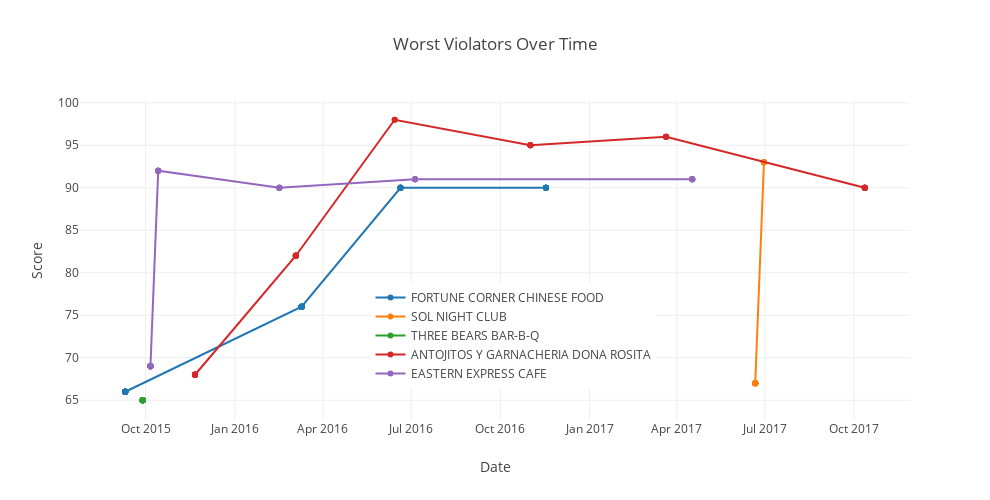

The code cell stored with this chart in its notebook:
### Markdown cell above
#### Plot The Worst Starting Resturants Over Time

### Code cell
init_notebook_mode(connected = True)
trace1 = go.Scatter(
    x = df_merged[df_merged.facility_name =='FORTUNE CORNER CHINESE FOOD'].activity_date,
    y = df_merged[df_merged.facility_name =='FORTUNE CORNER CHINESE FOOD'].score,
    mode = 'lines+markers',
    name = 'FORTUNE CORNER CHINESE FOOD'
)
trace2 = go.Scatter(
    x = df_merged[df_merged.facility_name =='SOL NIGHT CLUB'].activity_date,
    y = df_merged[df_merged.facility_name =='SOL NIGHT CLUB'].score,
    mode = 'lines+markers',
    name = 'SOL NIGHT CLUB'
)
trace3 = go.Scatter(
    x = df_merged[df_merged.facility_name =='THREE BEARS BAR-B-Q'].activity_date,
    y = df_merged[df_merged.facility_name =='THREE BEARS BAR-B-Q'].score,
    mode = 'lines+markers',
    name = 'THREE BEARS BAR-B-Q'
)
trace4 = go.Scatter(
    x = df_merged[df_merged.facility_name =='ANTOJITOS Y GARNACHERIA DONA ROSITA'].activity_date,
    y = df_merged[df_merged.facility_name =='ANTOJITOS Y GARNACHERIA DONA ROSITA'].score,
    mode = 'lines+markers',
    name = 'ANTOJITOS Y GARNACHERIA DONA ROSITA'
)
trace5 = go.Scatter(
    x = df_merged[df_merged.facility_name =='EASTERN EXPRESS CAFE'].activity_date,
    y = df_merged[df_merged.facility_name =='EASTERN EXPRESS CAFE'].score,
    mode = 'lines+markers',
    name = 'EASTERN EXPRESS CAFE'
)
data = [trace1,trace2,trace3,trace4,trace5]
layout = go.Layout(title = 'Worst Violators Over Time',
              xaxis = dict(title = 'Date'),
              yaxis = dict(title = 'Score'),
              width = 990,
              height = 500,
              legend = dict(x =.35, y =.1)
              )
fig = dict(data = data, layout = layout)
iplot(fig, filename = 'resturant')

### Figure 1 — Plotly figure (JSON) as saved in the notebook; plotly's stock layout.template omitted (floating-point values rounded to 4 significant figures)
{"data": [{"mode": "lines+markers", "name": "FORTUNE CORNER CHINESE FOOD", "type": "scatter", "uid": "21042ed8-9374-11e8-8145-34363bd04fca", "x": ["2015-09-10", "2015-09-10", "2015-09-10", "2015-09-10", "2015-09-10", "2015-09-10", "2015-09-10", "2015-09-10", "2015-09-10", "2015-09-10", "2015-09-10", "2015-09-10", "2015-09-10", "2015-09-10", "2015-09-10", "2015-09-10", "2015-09-10", "2015-09-10", "2015-09-10", "2015-09-10", "2015-09-10", "2016-03-10", "2016-03-10", "2016-03-10", "2016-03-10", "2016-03-10", "2016-03-10", "2016-03-10", "2016-03-10", "2016-03-10", "2016-03-10", "2016-03-10", "2016-03-10", "2016-03-10", "2016-03-10", "2016-03-10", "2016-03-10", "2016-03-10", "2016-06-20", "2016-06-20", "2016-06-20", "2016-06-20", "2016-06-20", "2016-06-20", "2016-06-20", "2016-06-20", "2016-06-20", "2016-11-17", "2016-11-17", "2016-11-17", "2016-11-17", "2016-11-17", "2016-11-17", "2016-11-17", "2016-11-17"], "y": [66, 66, 66, 66, 66, 66, 66, 66, 66, 66, 66, 66, 66, 66, 66, 66, 66, 66, 66, 66, 66, 76, 76, 76, 76, 76, 76, 76, 76, 76, 76, 76, 76, 76, 76, 76, 76, 76, 90, 90, 90, 90, 90, 90, 90, 90, 90, 90, 90, 90, 90, 90, 90, 90, 90]}, {"mode": "lines+markers", "name": "SOL NIGHT CLUB", "type": "scatter", "uid": "21083046-9374-11e8-822c-34363bd04fca", "x": ["2017-06-21", "2017-06-21", "2017-06-21", "2017-06-21", "2017-06-21", "2017-06-21", "2017-06-21", "2017-06-21", "2017-06-21", "2017-06-21", "2017-06-21", "2017-06-21", "2017-06-21", "2017-06-21", "2017-06-21", "2017-06-21", "2017-06-30", "2017-06-30", "2017-06-30", "2017-06-30", "2017-06-30", "2017-06-30"], "y": [67, 67, 67, 67, 67, 67, 67, 67, 67, 67, 67, 67, 67, 67, 67, 67, 93, 93, 93, 93, 93, 93]}, {"mode": "lines+markers", "name": "THREE BEARS BAR-B-Q", "type": "scatter", "uid": "21083438-9374-11e8-b1a9-34363bd04fca", "x": ["2015-09-28", "2015-09-28", "2015-09-28", "2015-09-28", "2015-09-28", "2015-09-28", "2015-09-28", "2015-09-28", "2015-09-28", "2015-09-28", "2015-09-28", "2015-09-28", "2015-09-28", "2015-09-28", "2015-09-28", "2015-09-28", "2015-09-28", "2015-09-28", "2015-09-28", "2015-09-28", "2015-09-28", "2015-09-28", "2015-09-28"], "y": [65, 65, 65, 65, 65, 65, 65, 65, 65, 65, 65, 65, 65, 65, 65, 65, 65, 65, 65, 65, 65, 65, 65]}, {"mode": "lines+markers", "name": "ANTOJITOS Y GARNACHERIA DONA ROSITA", "type": "scatter", "uid": "210835fa-9374-11e8-9ba1-34363bd04fca", "x": ["2015-11-21", "2015-11-21", "2015-11-21", "2015-11-21", "2015-11-21", "2015-11-21", "2015-11-21", "2015-11-21", "2015-11-21", "2015-11-21", "2015-11-21", "2015-11-21", "2015-11-21", "2015-11-21", "2015-11-21", "2015-11-21", "2015-11-21", "2015-11-21", "2015-11-21", "2015-11-21", "2015-11-21", "2015-11-21", "2016-03-04", "2016-03-04", "2016-03-04", "2016-03-04", "2016-03-04", "2016-03-04", "2016-03-04", "2016-03-04", "2016-03-04", "2016-03-04", "2016-06-14", "2016-06-14", "2016-11-01", "2016-11-01", "2016-11-01", "2016-11-01", "2016-11-01", "2017-03-21", "2017-03-21", "2017-03-21", "2017-03-21", "2017-10-12", "2017-10-12", "2017-10-12", "2017-10-12", "2017-10-12", "2017-10-12", "2017-10-12"], "y": [68, 68, 68, 68, 68, 68, 68, 68, 68, 68, 68, 68, 68, 68, 68, 68, 68, 68, 68, 68, 68, 68, 82, 82, 82, 82, 82, 82, 82, 82, 82, 82, 98, 98, 95, 95, 95, 95, 95, 96, 96, 96, 96, 90, 90, 90, 90, 90, 90, 90]}, {"mode": "lines+markers", "name": "EASTERN EXPRESS CAFE", "type": "scatter", "uid": "210837f8-9374-11e8-aaf0-34363bd04fca", "x": ["2015-10-06", "2015-10-06", "2015-10-06", "2015-10-06", "2015-10-06", "2015-10-06", "2015-10-06", "2015-10-06", "2015-10-06", "2015-10-06", "2015-10-06", "2015-10-06", "2015-10-06", "2015-10-06", "2015-10-06", "2015-10-06", "2015-10-06", "2015-10-06", "2015-10-14", "2015-10-14", "2015-10-14", "2015-10-14", "2015-10-14", "2015-10-14", "2015-10-14", "2016-02-16", "2016-02-16", "2016-02-16", "2016-02-16", "2016-02-16", "2016-02-16", "2016-07-05", "2016-07-05", "2016-07-05", "2016-07-05", "2016-07-05", "2017-04-17", "2017-04-17", "2017-04-17", "2017-04-17", "2017-04-17", "2017-04-17", "2017-04-17"], "y": [69, 69, 69, 69, 69, 69, 69, 69, 69, 69, 69, 69, 69, 69, 69, 69, 69, 69, 92, 92, 92, 92, 92, 92, 92, 90, 90, 90, 90, 90, 90, 91, 91, 91, 91, 91, 91, 91, 91, 91, 91, 91, 91]}], "layout": {"height": 500, "legend": {"x": 0.35, "y": 0.1}, "title": "Worst Violators Over Time", "width": 990, "xaxis": {"title": "Date"}, "yaxis": {"title": "Score"}}}
